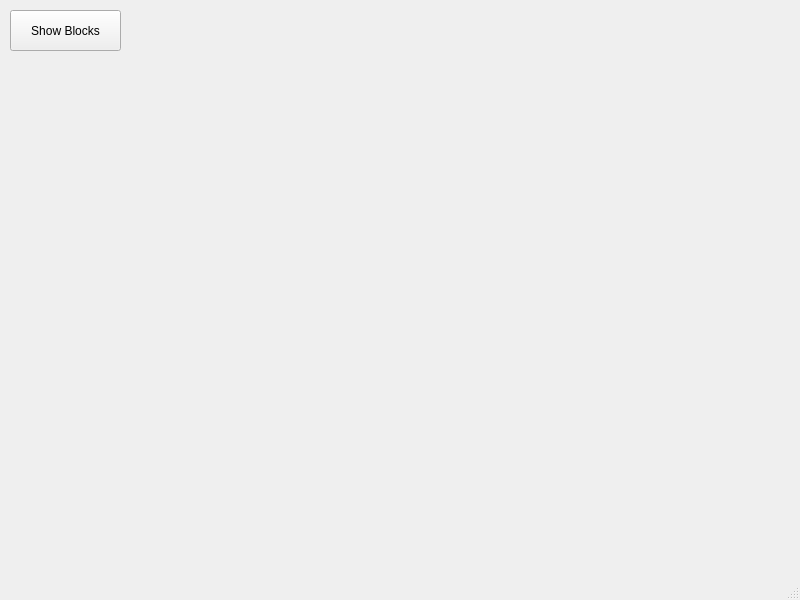
<?xml version="1.0" encoding="UTF-8"?>
<ui version="4.0">
 <class>MainWindowEditor</class>
 <widget class="QMainWindow" name="MainWindowEditor">
  <property name="geometry">
   <rect>
    <x>0</x>
    <y>0</y>
    <width>800</width>
    <height>600</height>
   </rect>
  </property>
  <property name="sizePolicy">
   <sizepolicy hsizetype="Expanding" vsizetype="Expanding">
    <horstretch>0</horstretch>
    <verstretch>0</verstretch>
   </sizepolicy>
  </property>
  <property name="windowTitle">
   <string>MainWindow</string>
  </property>
  <widget class="QWidget" name="centralwidget">
   <widget class="QPushButton" name="pushButton">
    <property name="geometry">
     <rect>
      <x>10</x>
      <y>10</y>
      <width>111</width>
      <height>41</height>
     </rect>
    </property>
    <property name="text">
     <string>Show Blocks</string>
    </property>
   </widget>
  </widget>
  <widget class="QMenuBar" name="menubar">
   <property name="geometry">
    <rect>
     <x>0</x>
     <y>0</y>
     <width>800</width>
     <height>24</height>
    </rect>
   </property>
  </widget>
  <widget class="QStatusBar" name="statusbar"/>
 </widget>
 <resources/>
 <connections/>
</ui>
